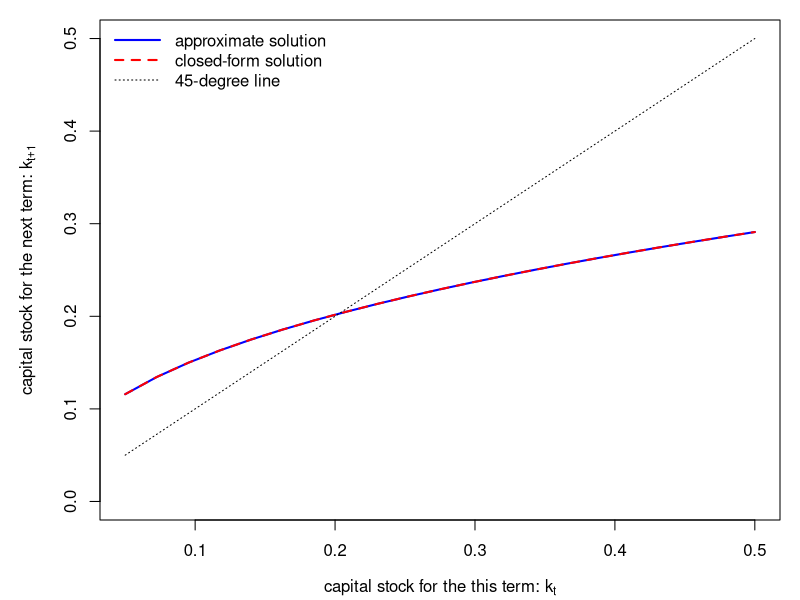

Recreate this plot in R.
#
# 経済セミナー連載「定量的マクロ経済学と数値計算」
# 第4回「オイラー方程式と多項式近似」のソースコードのRへの野良移植: 分権経済と時間反復法
#

# ディープパラメーター
dparam <- list(
	beta  = 0.96, # 割引因子
	gamma = 1.0, # 相対的危険回避度(異時点間の代替の弾力性の逆数)
	alpha = 0.40, # 資本分配率
	delta = 1.00 # 固定資本減耗(delta=1.0のときは解析解が存在)
)

gparam_k <- list(number = 21, min=0.05, max=0.5)

# グリッド生成関数
init_grid <- function(gparam){
       with(gparam,{
               seq(min, max, length.out=number)
       })
}

grid_k <- init_grid(gparam_k) # 資本ストックを表すグリッド

# 計算目的である資本ストックに対応した消費を定める政策関数を表すグリッド
grid_policy <- grid_k # 初期値は資本ストックに等しくする

#
# 最適状態であれば戻り値が0なるオイラー方程式
# args: c1:来期消費, k1:来期資本ストック, c0:今期消費
#
euler_eq <- function(c1, k1, c0){
	with(dparam, {
		1/c0 - beta*(1/c1)*(alpha*k1^(alpha-1) + (1-delta))
	})
}

maxit <- 100 # 最大ループ回数
tol <- 1e-6 # 最小更新幅
msteps <- numeric(maxit) # 更新幅を保存するベクトル

for(i in 1:maxit){
	# 資本ストックごとの生産量（f(k)） + 残資本ストック = 富を保存
	grid_wealth <- with(dparam, { grid_k^alpha + (1 - delta)*grid_k })

	# 政策関数をスプライン関数で近似
	apf <- smooth.spline(grid_k, grid_policy)

	# 富グリッドのセルごとに最適な消費量を求める
	grid_c <- sapply(grid_wealth, function(w){
		# Rのビルトイン関数の求根法を用いる（ので初期値がいらない）
		r_uniroot <- uniroot(function(c0){
			# 今期の資源制約式と今期の消費、来期の資本ストックを計算（負の値をとらないようにする）			
			k1 <- max(w - c0, gparam_k$min)
			# 政策関数の近似から、来期の消費を計算
			c1 <- predict(apf, k1)$y
			euler_eq(c1, k1, c0)
		}, upper=w, lower=0) # 消費は0〜富の間になる
		r_uniroot$root
	})

	# 繰り返し計算誤差と言うか、grid_policyとgrid_cの各セルの差の最大値を求める
	msteps[i] <- max(abs(grid_c - grid_policy))

	# 計算された最適消費で政策関数を更新
	grid_policy <- grid_c

	# 更新幅がtol未満であれば終了
	if(tol > msteps[i]){
		break;
	}
}

# 計算された政策関数から、貯蓄関数を表すグリッドを計算
grid_saving = with(dparam, { grid_k^alpha + (1 - delta)*grid_k - grid_policy})

# 貯蓄関数の代数的解
grid_saving_by_closed_form = with(dparam, { beta*alpha*(grid_k^alpha) })

# 資本ストックのグリッドを細かくしてオイラー方程式で計算誤差を求める
err <- with(dparam, {
	# 精度評価用グリッドのパラメーター（postfixのatはaccuracy test）
	gparam_k_at <- with(gparam_k,{ list(number = 20*(number - 1) + 1, min=min, max=max) }) 
	grid_k0_at <- init_grid(gparam_k_at)

	# 政策関数をスプライン関数で近似はループ中ですでに計算している
	# apf <- smooth.spline(grid_k, grid_policy)
	grid_c0_at <- predict(apf, grid_k0_at)$y

	LHS <- grid_c0_at^gamma # 消費の限界効用を計算

	grid_k1_at <- grid_k0_at^alpha + (1 - delta)*grid_k0_at - grid_c0_at
	grid_c1_at <-predict(apf, grid_k1_at)$y

	# 資本レンタルコスト
	r <- alpha*grid_k1_at^(alpha - 1) - delta
	RHS <- beta*(1 + r)*grid_c1_at^gamma

	RHS / LHS - 1
})

# 図1(a)をプロットする
par(mar=c(4, 5, 1, 1), bg="white")
col <- c("blue", "red", "black")
lty <- c(1, 2, 3)
lwd <- c(2, 2, 1)
plot(grid_k, grid_saving, col="blue", xlab=expression(paste("capital stock for the this term: ", k[t])), ylab=expression(paste("capital stock for the next term: ", k=k[t+1])), xlim=c(gparam_k$min, 0.5), ylim=c(0,0.5), type="l", lty=lty[1], lwd=lwd[2])
lines(grid_k, grid_saving_by_closed_form, col="red", lty=lty[2], lwd=lwd[2])
lines(grid_k, grid_k, col="black", lty=lty[3], lwd=lwd[3])
legend("topleft", c("approximate solution", "closed-form solution", "45-degree line"), col=col, lty=lty, lwd=lwd, bg='white', bty="n", seg.len=3)
# プロットした図をepsで保存する
dev.copy2eps(file="fig 1-a.eps", width=6, height=4)

# Dynamic Programmingとの比較図はDPのコードを書いていないので省略

